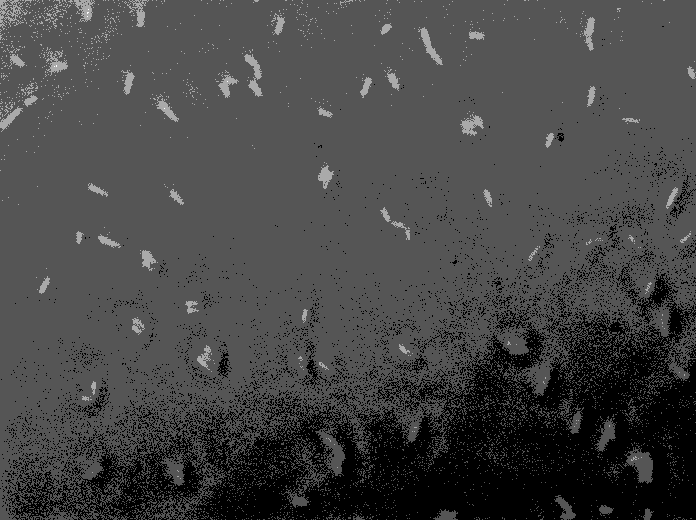
#> input picture Homework8/data/park_et_al/snaps001-011-p.tif, 696 x 520 px, given in place of snaps001-001-r.tif, which was not available
$ jupyter execute --allow-errors ExtraCredit.ipynb   (shell and % lines are left out)   (older library calls are emulated)   (text cells are left out)
#> lines starting #> are read from the running program, lines starting #| are printed output that depends on the picture; after the words box and inside, x2 and y2 are one past the last pixel; in counts of white or black regions, pixels touching at a corner belong together; pictures that were not available may be replaced by others from this repository, and a replacement may not be noted
[cell 1]
import warnings

# Workhorse
import numpy as np
import pandas as pd

# A whole bunch of skimage stuff
import skimage.feature
import skimage.filter
import skimage.filter.rank
import skimage.io
import skimage.morphology
import skimage.restoration
import skimage.segmentation
import skimage.transform

# And some useful scipy.ndimage stuff
import scipy.ndimage

# Import plotting tools
import matplotlib.pyplot as plt
import seaborn as sns

# Magic function to make matplotlib inline; other style specs must
# come AFTER

# This enables high res graphics inline (only use with static plots
# (non-Bokeh)) SVG is preferred, but there is a bug in Jupyter with
# vertical lines

# JB's favorite Seaborn settings for notebooks
rc = {'lines.linewidth': 2,
      'axes.labelsize': 18,
      'axes.titlesize': 18,
      'axes.facecolor': 'DFDFE5'}
sns.set_context('notebook', rc=rc)
sns.set_style('darkgrid', rc=rc)

# Suppress future warnings
warnings.filterwarnings(action='ignore')

[cell 2]
def bebi103_thresh(im, selem, white_true=True, k_range=(0.5, 1.5),
                   min_size=100):
    """
    Threshold image as described above.  Morphological mean filter is
    applied using selem.
    """

    # Determine comparison operator
    if white_true:
        compare = np.greater
        sign = -1
    else:
        compare = np.less
        sign = 1

    # Do the mean filter
    im_mean = skimage.filter.rank.mean(im, selem)

    # Compute number of pixels in binary image as a function of k
    k = np.linspace(k_range[0], k_range[1], 100)
    n_pix = np.empty_like(k)
    for i in range(len(k)):
        n_pix[i] = compare(im, k[i] * im_mean).sum()

    # Compute rough second derivative
    dn_pix_dk2 = np.diff(np.diff(n_pix))

    # Find index of maximal second derivative
    max_ind = np.argmax(sign * dn_pix_dk2)

    # Use this index to set k
    k_opt = k[max_ind - sign * 2]

    # Threshold with this k
    im_bw = compare(im, k_opt * im_mean)

    # Remove all the small objects
    im_bw = skimage.morphology.remove_small_objects(im_bw,
                                                    min_size=min_size)

    return im_bw, k_opt

def zero_crossing_filter(im, thresh):
    """
    Returns image with 1 if there is a zero crossing and 0 otherwise.

    thresh is the the minimal value of the gradient, as computed by Sobel
    filter, at crossing to count as a crossing.
    """
    # Square structuring element
    selem = skimage.morphology.square(3)

    # Do max filter and min filter
    im_max = scipy.ndimage.filters.maximum_filter(im, footprint=selem)
    im_min = scipy.ndimage.filters.minimum_filter(im, footprint=selem)

    # Compute gradients using Sobel filter
    im_grad = skimage.filter.sobel(im)

    # Return edges
    return (((im >= 0) & (im_min < 0)) | ((im <= 0) & (im_max > 0))) \
                & (im_grad >= thresh)

[cell 3]
#get the file names
im_file_1 = "./park_et_al/snaps001-001-r.tif"
im_file_2 = "./park_et_al/snaps002-001-r.tif"
im_file_3 = "./park_et_al/snaps003-001-r.tif"

#inter-pixel distance
physical_size = 0.065

#read the files
im_1 = skimage.io.imread(im_file_1)
#> im_1 is the input picture: shape (520, 696) uint16; min 810, max 1566, mean 1100.2
im_2 = skimage.io.imread(im_file_2)
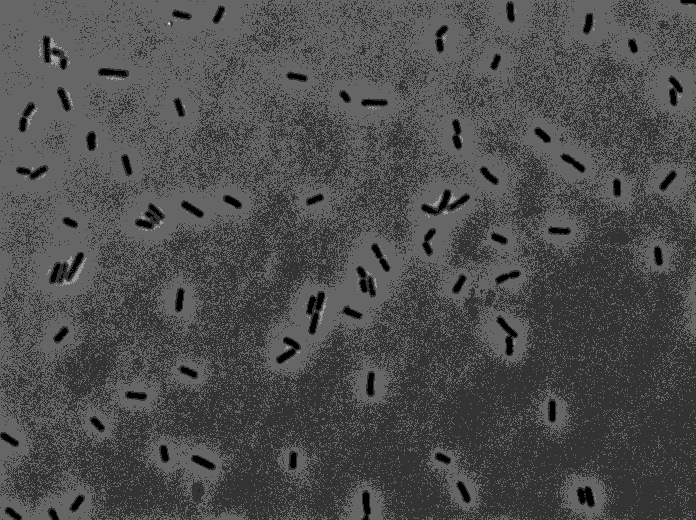
#> input picture Homework8/data/park_et_al/snaps001-014-p.tif, 696 x 520 px, given in place of snaps002-001-r.tif, which was not available
#> im_2 is the input picture: shape (520, 696) uint16; min 345, max 1576, mean 771.3
im_3 = skimage.io.imread(im_file_3)

# Make the structuring element 50 pixel radius disk
selem = skimage.morphology.disk(50)

# Threshhold based on mean filter
im_bw_1, k_1 = bebi103_thresh(im_1, selem, white_true=True,
                          min_size=400)
#> in bebi103_thresh, `im_mean = skimage.filter.rank.mean(im, selem)`:
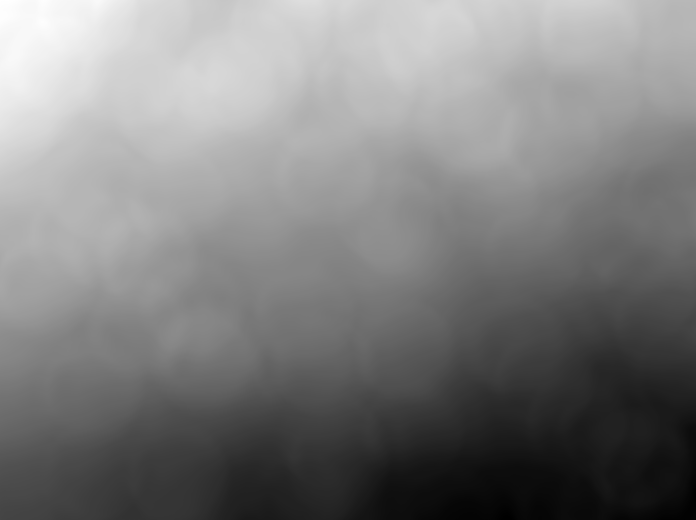
#> im_mean: shape (520, 696) uint16; min 954, max 1247, mean 1099.5; drawn with min black and max white
#> after the loop in bebi103_thresh, `for i in range(len(k)):`: n_pix = 100 values, max 361920 at index 0, min 0 at index 85, mean 181145.7
#> in bebi103_thresh, `dn_pix_dk2 = np.diff(np.diff(n_pix))`: dn_pix_dk2 = 98 values, max 7738 at index 51, min -7786 at index 45, mean 0
#> in bebi103_thresh, `max_ind = np.argmax(sign * dn_pix_dk2)`: max_ind = 45
#> in bebi103_thresh, `k_opt = k[max_ind - sign * 2]`: k_opt = 0.975
#> in bebi103_thresh, `im_bw = compare(im, k_opt * im_mean)`: im_bw: shape (520, 696) bool; 74.7% white; black in thin lines or dots
#> in bebi103_thresh, `im_bw = skimage.morphology.remove_small_objects(im_bw, min_size=min_si..`:
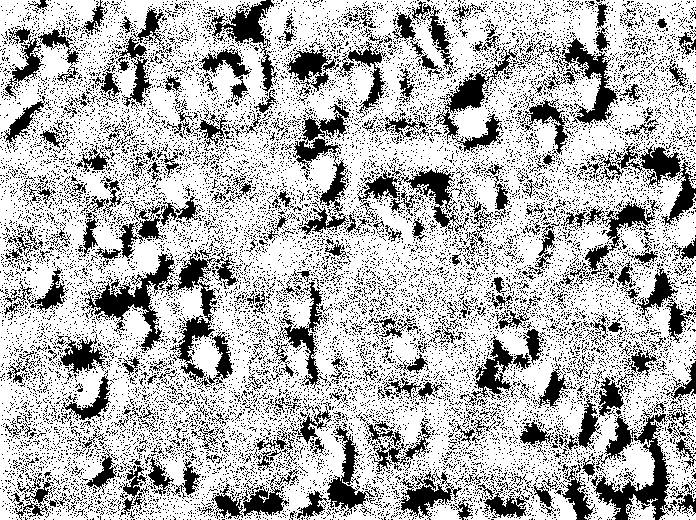
#> im_bw: shape (520, 696) bool; 71.2% white; 15686 black regions (15310 under 20 px), largest, box (x1, y1, x2, y2) and area: (591, 409, 674, 520) 2558, (81, 252, 175, 351) 2393, (170, 248, 239, 382) 2259
#> k_1 = 0.975
im_bw_2, k_2 = bebi103_thresh(im_2, selem, white_true=True,
                          min_size=400)
#> call 2 of bebi103_thresh, with white_true = True, k_range = (0.5, 1.5), min_size = 400
#> in bebi103_thresh (call 2), `im_mean = skimage.filter.rank.mean(im, selem)`:
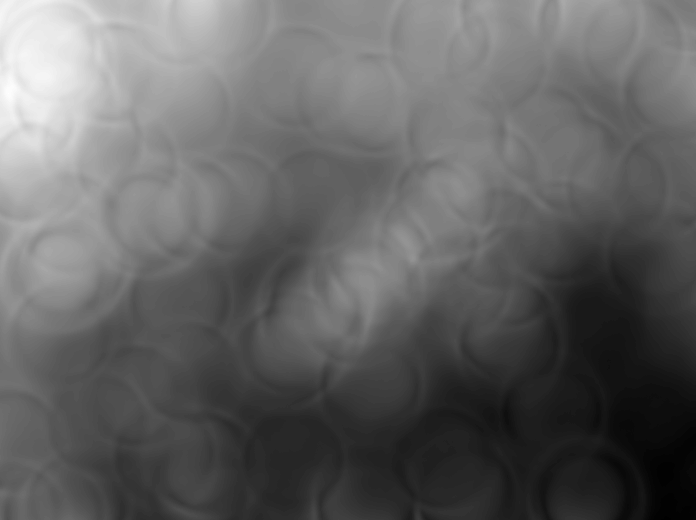
#> im_mean: shape (520, 696) uint16; min 727, max 839, mean 770.6; drawn with min black and max white
#> after the loop in bebi103_thresh (call 2), `for i in range(len(k)):`: n_pix = 100 values, max 361828 at index 0, min 9 at index 99, mean 181257.2
#> in bebi103_thresh (call 2), `dn_pix_dk2 = np.diff(np.diff(n_pix))`: dn_pix_dk2 = 98 values, max 5163 at index 52, min -6131 at index 45, mean 1.18
#> in bebi103_thresh (call 2), `im_bw = compare(im, k_opt * im_mean)`: im_bw: shape (520, 696) bool; 74.4% white; black in thin lines or dots
#> in bebi103_thresh (call 2), `im_bw = skimage.morphology.remove_small_objects(im_bw, min_size=min_si..`:
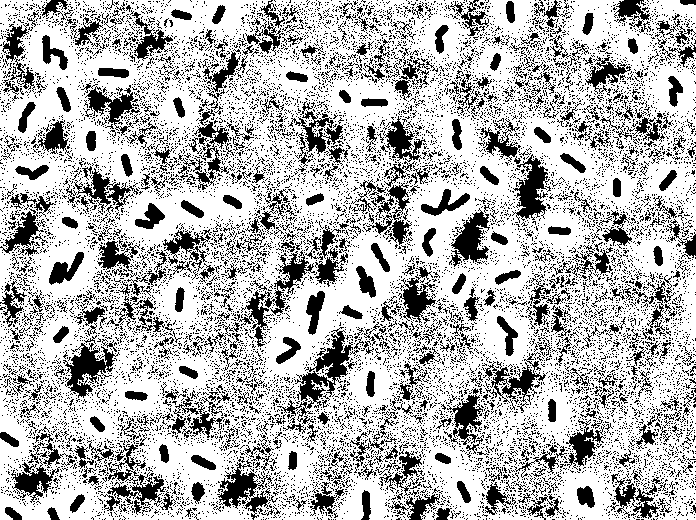
#> im_bw: shape (520, 696) bool; 71.4% white; 13218 black regions (12647 under 20 px), largest, box (x1, y1, x2, y2) and area: (277, 327, 353, 424) 1823, (239, 250, 315, 347) 1438, (63, 343, 120, 398) 1316
#> k_2 = 0.975
im_bw_3, k_3 = bebi103_thresh(im_3, selem, white_true=True,
                          min_size=400)
#> k_3 = 0.975

#clear the border to remove partially included bacteria
im_bw_1 = skimage.segmentation.clear_border(im_bw_1)
#> im_bw_1: shape (520, 696) bool; every value is 0
im_bw_2 = skimage.segmentation.clear_border(im_bw_2)
im_bw_3 = skimage.segmentation.clear_border(im_bw_3)

# Convert image to float
im_float_1 = (im_1.astype(float) - im_1.min()) / (im_1.max() - im_1.min())
im_float_2 = (im_2.astype(float) - im_2.min()) / (im_2.max() - im_2.min())
im_float_3 = (im_3.astype(float) - im_3.min()) / (im_3.max() - im_3.min())

# Compute LoG
im_LoG_1 = scipy.ndimage.filters.gaussian_laplace(im_float_1, 2.0)
im_LoG_2 = scipy.ndimage.filters.gaussian_laplace(im_float_2, 2.0)
im_LoG_3 = scipy.ndimage.filters.gaussian_laplace(im_float_3, 2.0)

# 3x3 square structuring element
selem = skimage.morphology.square(3)

# Do max filter and min filter
im_LoG_max_1 = scipy.ndimage.filters.maximum_filter(im_LoG_1,
                                                  footprint=selem)
im_LoG_max_2 = scipy.ndimage.filters.maximum_filter(im_LoG_2,
                                                  footprint=selem)
im_LoG_max_3 = scipy.ndimage.filters.maximum_filter(im_LoG_3,
                                                  footprint=selem)

im_LoG_min_1 = scipy.ndimage.filters.minimum_filter(im_LoG_1,
                                                  footprint=selem)
im_LoG_min_2 = scipy.ndimage.filters.minimum_filter(im_LoG_2,
                                                  footprint=selem)
im_LoG_min_3 = scipy.ndimage.filters.minimum_filter(im_LoG_3,
                                                  footprint=selem)

# Image of zero-crossings
im_edge_1 = ((im_LoG_1 >= 0) & (im_LoG_min_1 < 0)) \
    | ((im_LoG_1 <= 0) & (im_LoG_max_1 > 0))
#> im_edge_1: shape (520, 696) bool; 64.2% white; 6384 black regions (4817 under 20 px), largest, box (x1, y1, x2, y2) and area: (440, 88, 501, 150) 952, (624, 270, 680, 339) 852, (167, 335, 230, 385) 786

im_edge_2 = ((im_LoG_2 >= 0) & (im_LoG_min_2 < 0)) \
    | ((im_LoG_2 <= 0) & (im_LoG_max_2 > 0))
#> im_edge_2: shape (520, 696) bool; 63.8% white; black in thin lines or dots

im_edge_3 = ((im_LoG_3 >= 0) & (im_LoG_min_3 < 0)) \
    | ((im_LoG_3 <= 0) & (im_LoG_max_3 > 0))

# Find zero-crossings
im_edge_1 = zero_crossing_filter(im_LoG_1, 0.001)
#> in zero_crossing_filter, `return (((im >= 0) & (im_min < 0)) | ((im <= 0) & (im_max > 0))) \ & (..`: returned value: shape (520, 696) bool; 57.1% white; black in thin lines or dots
im_edge_2 = zero_crossing_filter(im_LoG_2, 0.001)
#> in zero_crossing_filter (call 2), `return (((im >= 0) & (im_min < 0)) | ((im <= 0) & (im_max > 0))) \ & (..`: returned value: shape (520, 696) bool; 41.6% white in thin lines or dots
im_edge_3 = zero_crossing_filter(im_LoG_3, 0.001)

#skeletonize edges
im_edge_1 = skimage.morphology.skeletonize(im_edge_1)
#> im_edge_1: shape (520, 696) bool; 27.5% white in thin lines or dots
im_edge_2 = skimage.morphology.skeletonize(im_edge_2)
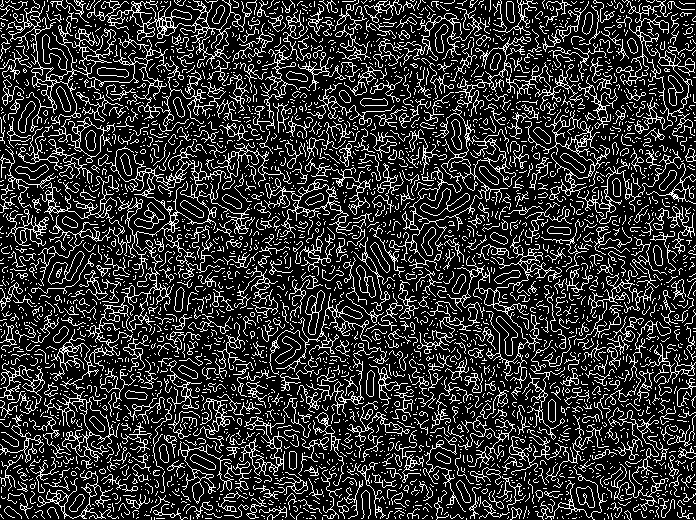
#> im_edge_2: shape (520, 696) bool; 19.6% white in thin lines or dots
im_edge_3 = skimage.morphology.skeletonize(im_edge_3)

# Fill holes
im_bw_1 = scipy.ndimage.morphology.binary_fill_holes(im_edge_1)
#> im_bw_1: shape (520, 696) bool; 95.7% white; 46 black regions (10 under 20 px), largest, box (x1, y1, x2, y2) and area: (392, 479, 696, 520) 3217, (0, 0, 56, 179) 2127, (665, 167, 696, 266) 1334
im_bw_2 = scipy.ndimage.morphology.binary_fill_holes(im_edge_2)
#> im_bw_2: shape (520, 696) bool; 30.5% white; 2774 white regions (2246 under 20 px), largest, box (x1, y1, x2, y2) and area: (50, 141, 292, 390) 7809, (6, 0, 241, 132) 5953, (389, 105, 516, 271) 5514
im_bw_3 = scipy.ndimage.morphology.binary_fill_holes(im_edge_3)

# Remove small objectes that are not bacteria
im_bw_1 = skimage.morphology.remove_small_objects(im_bw_1,
                                                min_size=100)
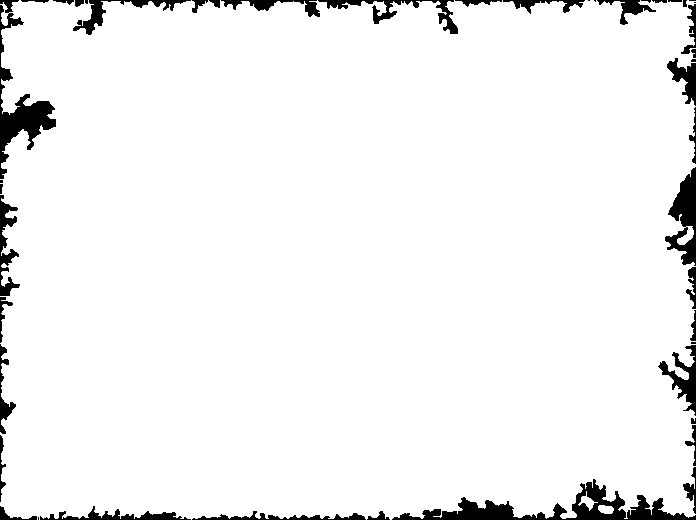
#> im_bw_1: shape (520, 696) bool; 95.3% white; 46 black regions (10 under 20 px), largest, box (x1, y1, x2, y2) and area: (392, 479, 696, 520) 3602, (0, 0, 56, 179) 2401, (665, 167, 696, 266) 1562
im_bw_2 = skimage.morphology.remove_small_objects(im_bw_2,
                                                min_size=100)
#> im_bw_2: shape (520, 696) bool; 13.6% white; 156 white regions, largest, box (x1, y1, x2, y2) and area: (402, 120, 516, 265) 5088, (131, 161, 224, 236) 3233, (31, 28, 116, 113) 1811
im_bw_3 = skimage.morphology.remove_small_objects(im_bw_3,
                                                min_size=100)
# Clear border with large buffer size b/c LoG procedure came
# off border
im_bw_1 = skimage.segmentation.clear_border(im_bw_1, buffer_size=5)
#> im_bw_1: shape (520, 696) bool; 0.07% white; 2 white regions, box (x1, y1, x2, y2) and area: (578, 491, 598, 511) 130, (598, 505, 614, 514) 115
im_bw_2 = skimage.segmentation.clear_border(im_bw_2, buffer_size=5)
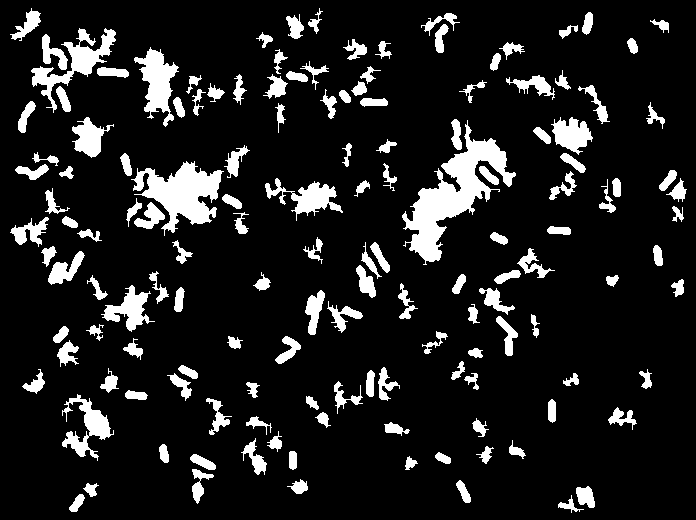
#> im_bw_2: shape (520, 696) bool; 12% white; 145 white regions, largest, box (x1, y1, x2, y2) and area: (402, 120, 516, 265) 5088, (131, 161, 224, 236) 3233, (31, 28, 116, 113) 1811
im_bw_3 = skimage.segmentation.clear_border(im_bw_3, buffer_size=5)

# Label binary image; backward kwarg says value in im_bw
# to consider backgr.
im_labeled_1, n_labels_1 = skimage.measure.label(
                        im_bw_1, background=0, return_num=True)
#> im_labeled_1: shape (520, 696) int32; 3 distinct labels, from 0 to 2
#> n_labels_1 = 2
im_labeled_2, n_labels_2 = skimage.measure.label(
                        im_bw_2, background=0, return_num=True)
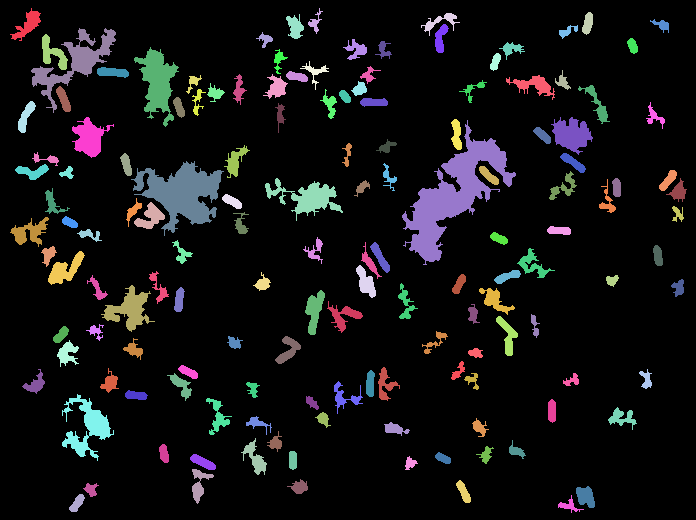
#> im_labeled_2: shape (520, 696) int32; 146 distinct labels, from 0 to 145; one colour per label, 0 black
#> n_labels_2 = 145
im_labeled_3, n_labels_3 = skimage.measure.label(
                        im_bw_3, background=0, return_num=True)
#> n_labels_3 = 145
# Load other images
im_p_file_1 = "./park_et_al/snaps001-001-p.tif"
im_p_file_2 = "./park_et_al/snaps002-001-p.tif"
im_p_file_3 = "./park_et_al/snaps003-001-p.tif"

im_c_file_1 = "./park_et_al/snaps001-001-c.tif"
im_c_file_2 = "./park_et_al/snaps002-001-c.tif"
im_c_file_3 = "./park_et_al/snaps003-001-c.tif"

im_y_file_1 = "./park_et_al/snaps001-001-y.tif"
im_y_file_2 = "./park_et_al/snaps002-001-y.tif"
im_y_file_3 = "./park_et_al/snaps003-001-y.tif"

# Load images and store in list [phase, RFP, CFP, YFP]
im_p_1 = skimage.io.imread(im_p_file_1)
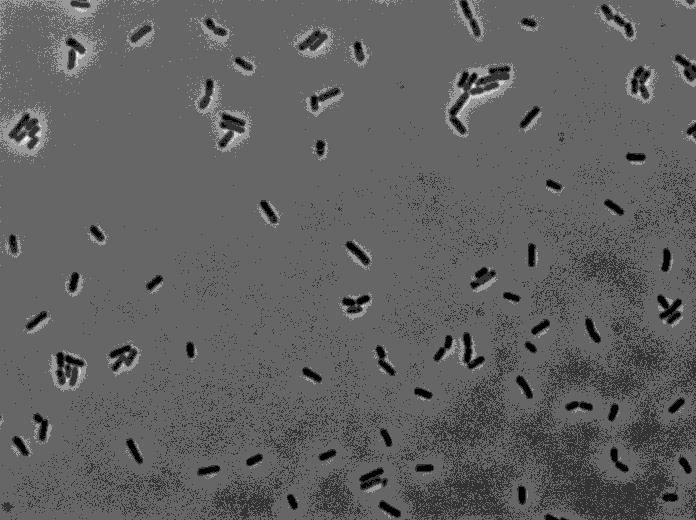
#> input picture Homework8/data/park_et_al/snaps001-001-p.tif, 696 x 520 px, found by its file name
#> im_p_1 is the input picture: shape (520, 696) uint16; min 536, max 1960, mean 1104.8
#> (the rest of this cell did not finish here and is left out)

#> (a cell that did not finish here is left out)

[cell 5]
df = pd.DataFrame()
strain = ["001","002","003"]
field_of_view = ['001', '002', '003', '004',
                 '005', '006', '007', '008',
                 '009', '010', '011', '012',
                 '013', '014', '015', '016',
                 '017', '018', '019', '020']
out_list = []

#> (a cell that did not finish here is left out)

#> `im_bw, k = bebi103_thresh(im, selem, white_true=True, min_size=400)`: k = 0.975

        im_bw = skimage.segmentation.clear_border(im_bw)

        # Convert image to float
        im_float = (im.astype(float) - im.min()) / (im.max() - im.min())

        # Compute LoG
        im_LoG = scipy.ndimage.filters.gaussian_laplace(im_float, 2.0)

        # 3x3 square structuring element
        selem = skimage.morphology.square(3)

        # Do max filter and min filter
        im_LoG_max = scipy.ndimage.filters.maximum_filter(im_LoG,
                                                          footprint=selem)
        im_LoG_min = scipy.ndimage.filters.minimum_filter(im_LoG,
                                                          footprint=selem)

        # Image of zero-crossings
        im_edge = ((im_LoG >= 0) & (im_LoG_min < 0)) \
            | ((im_LoG <= 0) & (im_LoG_max > 0))

        # Find zero-crossings
        im_edge = zero_crossing_filter(im_LoG, 0.001)
#> `im_labeled, n_labels = skimage.measure.label( im_bw, background=0, ret..`: n_labels = 2

        #skeletonize edges
        im_edge = skimage.morphology.skeletonize(im_edge)

        # Fill holes
        im_bw = scipy.ndimage.morphology.binary_fill_holes(im_edge)

        # Remove small objectes that are not bacteria
        im_bw = skimage.morphology.remove_small_objects(im_bw,
                                                        min_size=100)

        # Clear border with large buffer size b/c LoG procedure came
        # off border
        im_bw = skimage.segmentation.clear_border(im_bw, buffer_size=5)

        # Label binary image; backward kwarg says value in im_bw
        # to consider backgr.
        im_labeled, n_labels = skimage.measure.label(
                                im_bw, background=0, return_num=True)

        # Load other images
        image_dir = './park_et_al/'
        im_p_file = image_dir + 'snaps'+snap+"-"+stack+"-p.tif"
        im_c_file = image_dir + 'snaps'+snap+"-"+stack+"-c.tif"
        im_y_file = image_dir + 'snaps'+snap+"-"+stack+"-y.tif"

        # Load images and store in list [phase, RFP, CFP, YFP]
        im_p = skimage.io.imread(im_p_file)
        im_c = skimage.io.imread(im_c_file)
        im_y = skimage.io.imread(im_y_file)

        # Upsample other images (2 means 2x as big, order=0 means no
        #interpolation)
        im_p = scipy.ndimage.zoom(im_p, 2, order=0)
        im_c = scipy.ndimage.zoom(im_c, 2, order=0)
        im_y = scipy.ndimage.zoom(im_y, 2, order=0)

        # Get properties about the CFP and YFP channels
        im_c_props = skimage.measure.regionprops(im_labeled,
                                                 intensity_image=im_c)
        im_y_props = skimage.measure.regionprops(im_labeled,
                                                 intensity_image=im_y)

        list_c_props = [ [int(snap), int(stack), "C" ,prop.label,
                      prop.area * physical_size**2,
                     int(prop.mean_intensity)] for prop in im_c_props]

        out_list.append(list_c_props)
        #df.append(list_c_props)

        list_y_props = [ [int(snap), int(stack), "Y" ,prop.label,
                      prop.area * physical_size**2,
                     int(prop.mean_intensity)] for prop in im_y_props]
        out_list.append(list_y_props)
        #df.append(list_y_props)

#save data in to a dataframe

df=pd.DataFrame()
for lists in out_list:
    df=df.append(lists, ignore_index=True)
df.columns = ["Strain", "Field", "Channel", "Bacterium", "Area",
              "Intensity"]
